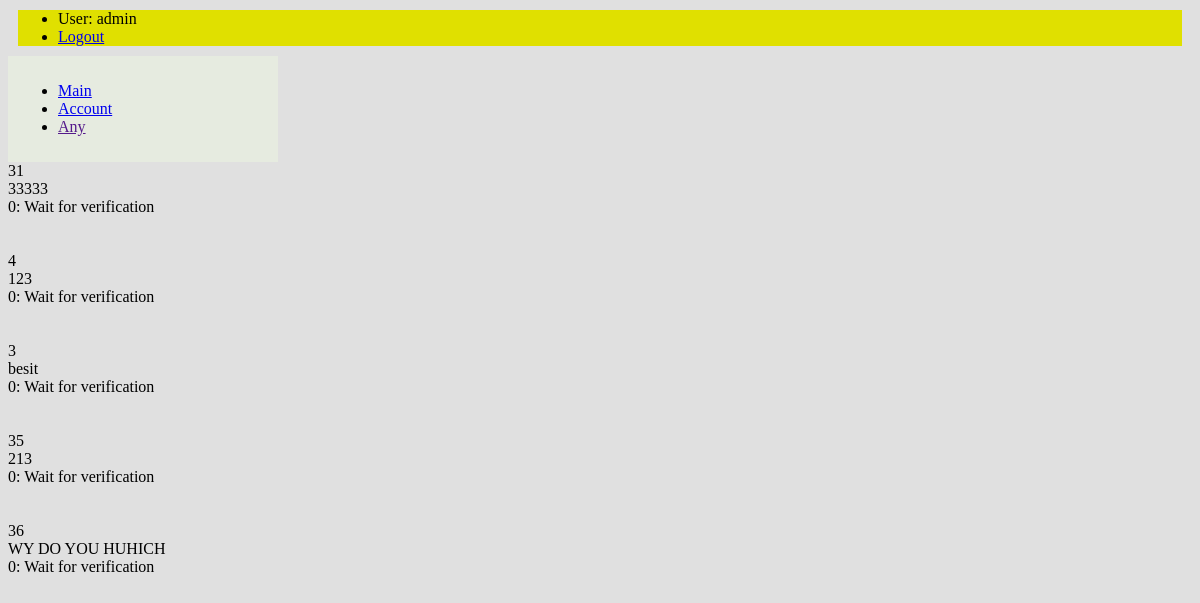
The app's page /accounts/profile/myReports (signed in) with its own data.
### main/models.py (models this page shows, shortened)
class Reports(models.Model):
    idOfVote = models.CharField('ID голосования', max_length=250, blank=True)
    textOfReport = models.TextField('Текст жалобы')
    status = models.CharField('Статус жалобы', max_length=250,default = '0: Wait for verification', blank=True)
    class Meta:
        verbose_name ="Report"
        verbose_name_plural = "Reports"

### main/views.py (the view)
# urls.py: path('accounts/profile/myReports', views.myReports, name='myReports'),
def myReports(request):
    username = request.user.username
    user = User.objects.get(username=username)
    crReports = str(user.profile.createdReports)
    content = {
        'none': False,
        'data': [],
        'answers': [],
        'values_ans': [],
    }
    i = 0
    createdReportsIds = []
    if crReports != 'none':
        crReportsId = ''
        for ch in crReports:
            if ch != ',':
                crReportsId += ch
            else:
                createdReportsIds.append(int(crReportsId))
                crReportsId = ''
    else:
        content['none'] = True
    for el in createdReportsIds:
        logger.error(str(el))
        content['data'].append(Reports.objects.get(pk=el))
    return render(request, 'registration/myReports.html', content)
    return

### templates/registration/myReports.html (shortened to what this page needs)
{% extends "layout.html" %}
{% block content %}
{%if none != true %}
{%for el in data %}
  {{el.idOfVote}} <br>
  {{el.textOfReport}} <br>
{{el.status}} <br>
<br>
<br>
{%endfor%}
{%endif%}
{% endblock %}

### templates/layout.html (shortened to what this page needs)
{%load static%}
<!DOCTYPE html>
<html lang="en">
<head>
    <link rel = 'stylesheet' href = "{%static 'style/style.css'%}">
</head>
<body>
<ul class="sidebar-nav">
   {% if user.is_authenticated %}
     <li>User: {{ user.get_username }}</li>
     <li><a href="{% url 'logout'%}?next={{request.path}}">Logout</a></li>
   {% else %}
     <li>Hello, Guest!</li>
     <li><a href="{% url 'login'%}?next={{request.path}}">Login</a></li>
    <li><a href="{% url 'reg'%}?next={{request.path}}">REG</a></li>
   {% endif %}
</ul>
<nav>
<ul>
    <li><a href="{%url 'main' %}">Main</a></li>
    <li><a href="{%url 'profile'%}">Account</a></li>
    <li><a href="">Any</a></li>
</ul>
</nav>
{%block content%}
{%endblock%}
</body>
</html>

### static/style/style.css (style rules this page uses)
nav { padding: 10px; width : 250px; background : #e6ebe0; }
body { background : #e0e0e0; }
.sidebar-nav { background : #e0e000; margin: 10px; }

### records on screen
Reports: idOfVote "31", textOfReport "33333", status "0: Wait for verification"
Reports: idOfVote "4", textOfReport "123", status "0: Wait for verification"
Reports: idOfVote "3", textOfReport "besit", status "0: Wait for verification"
Reports: idOfVote "35", textOfReport "213", status "0: Wait for verification"
Reports: idOfVote "36", textOfReport "WY DO YOU HUHICH", status "0: Wait for verification"

### other values on screen
{{ user.get_username }} "admin"
